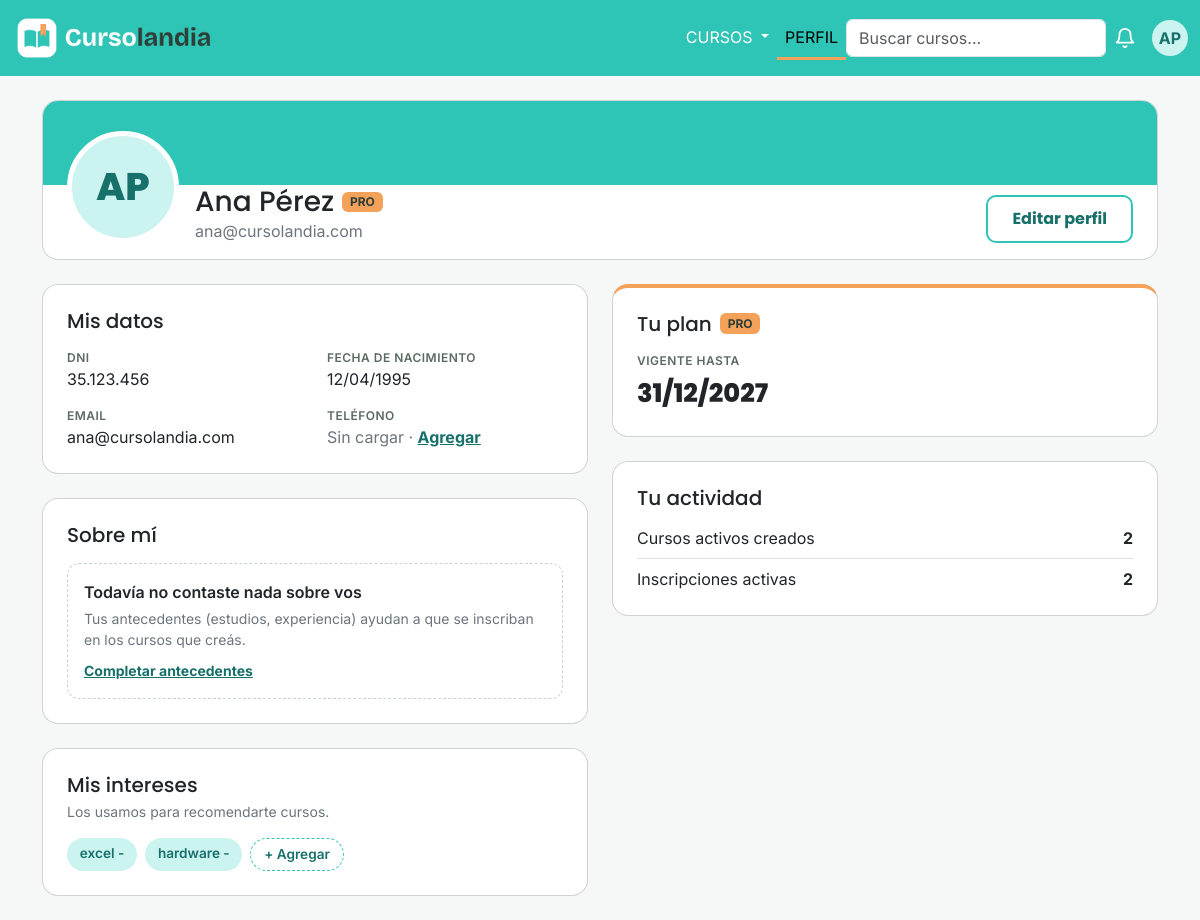
The app's page /vistas/perfil.php (signed in), older data.
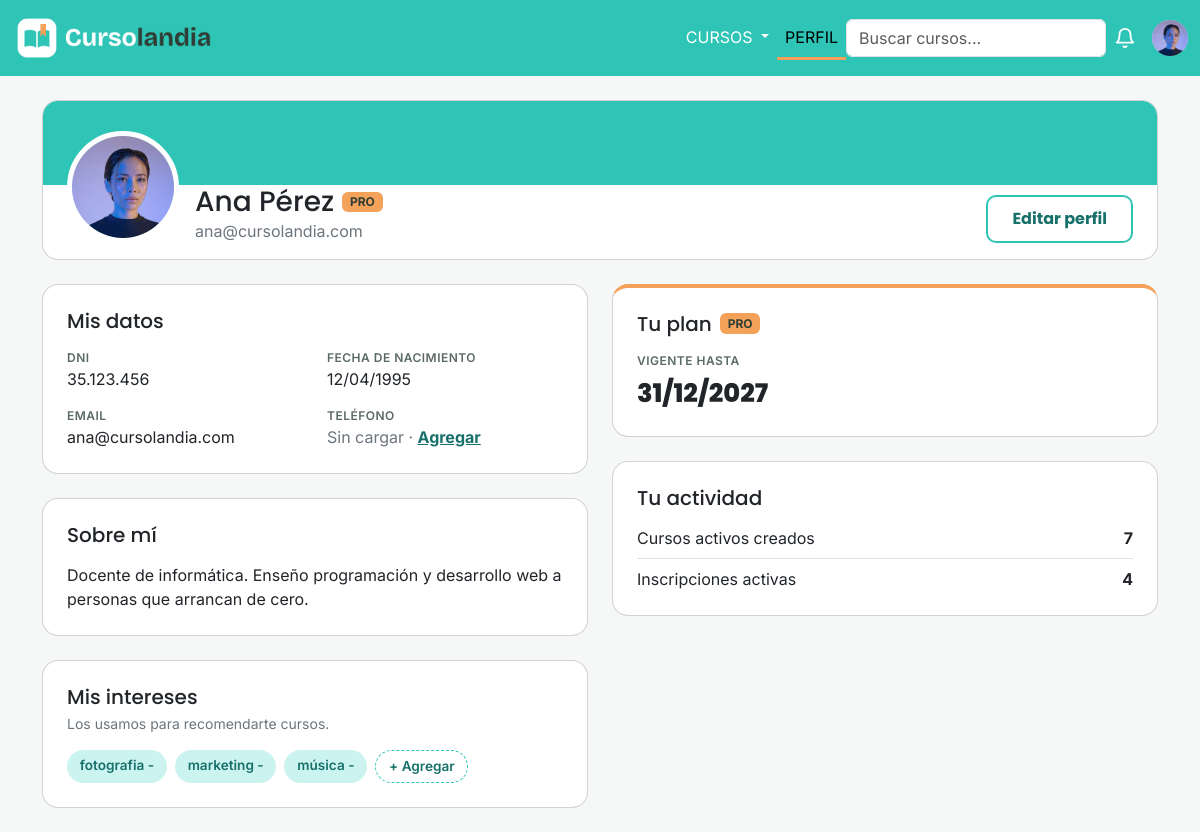
The same page, newer data.
### tables this page shows
CREATE TABLE usuario (
    id_usuario        INT UNSIGNED NOT NULL COMMENT 'DNI del usuario',
    nombre            VARCHAR(50)  NOT NULL,
    apellido          VARCHAR(50)  NOT NULL,
    email             VARCHAR(100) NOT NULL UNIQUE,
    contrasenia       VARCHAR(255) NOT NULL,
    fecha_nacimiento  DATE NOT NULL,
    telefono          VARCHAR(20)  NULL,
    antecedentes      TEXT NULL,
    imagen_principal  VARCHAR(255) NOT NULL DEFAULT 'img/avatar-default.png',
    tipo_plan         ENUM('gratuito','pro') NOT NULL DEFAULT 'gratuito',
    fecha_venc_pro    DATE NULL,
    PRIMARY KEY (id_usuario),
    CONSTRAINT chk_usuario_dni CHECK (id_usuario BETWEEN 1000000 AND 99999999),
    CONSTRAINT chk_usuario_pro CHECK (tipo_plan = 'gratuito' OR fecha_venc_pro IS NOT NULL)
);

CREATE TABLE etiqueta (
    id_etiqueta  INT UNSIGNED NOT NULL AUTO_INCREMENT,
    nombre       VARCHAR(30)  NOT NULL,
    PRIMARY KEY (id_etiqueta),
    CONSTRAINT uq_etiqueta_nombre UNIQUE (nombre)
);

CREATE TABLE solicitud_plan_pro (
    id_solicitud         INT UNSIGNED NOT NULL AUTO_INCREMENT,
    id_usuario           INT UNSIGNED NOT NULL,
    fecha_envio          DATE NOT NULL DEFAULT (CURRENT_DATE),
    mensaje              TEXT NOT NULL,
    comprobante          VARCHAR(255) NOT NULL COMMENT 'ruta del archivo subido',
    estado               ENUM('pendiente','aprobada','denegada') NOT NULL DEFAULT 'pendiente',
    fecha_venc_asignada  DATE NULL,
    motivo_rechazo       VARCHAR(255) NULL,
    PRIMARY KEY (id_solicitud),
    CONSTRAINT chk_solicitud_aprobada CHECK (
        (estado = 'aprobada' AND fecha_venc_asignada IS NOT NULL) OR
        (estado <> 'aprobada' AND fecha_venc_asignada IS NULL)
    ),
    CONSTRAINT chk_solicitud_venc CHECK (fecha_venc_asignada > fecha_envio),
    CONSTRAINT fk_solicitud_usuario FOREIGN KEY (id_usuario)
        REFERENCES usuario (id_usuario)
        ON UPDATE CASCADE
        ON DELETE CASCADE
);

### vistas/perfil.php (the view, shortened to what the changed rows need)
<?php
require_once __DIR__ . '/../controles/ControlUsuario.php';
require_once __DIR__ . '/../controles/ControlEtiqueta.php';
require_once __DIR__ . '/../controles/ControlSolicitud.php';
require_once __DIR__ . '/../includes/avatar.php';
$controlUsuario = new ControlUsuario($conexion);
$usuario = $controlUsuario->buscarPorId($_SESSION['id_usuario']);
$controlEtiqueta = new ControlEtiqueta($conexion);
foreach($controlEtiqueta->obtenerInteresesDeUsuario($usuario->getId_usuario()) as $etiqueta){
    $usuario->agregarInteres($etiqueta);
}
$cursosCreados = $controlUsuario->contarCursosCreados($usuario->getId_usuario());
$inscripciones = $controlUsuario->contarInscripcionesActivas($usuario->getId_usuario());
$telefono     = $usuario->getTelefono() ?? '';
$antecedentes = $usuario->getAntecedentes() ?? '';
$controlSolicitud = new ControlSolicitud($conexion);
$ultimaSolicitud = $controlSolicitud->obtenerUltimaDeUsuario($usuario->getId_usuario());
?>
<!DOCTYPE html>
<html lang="es">
<head>
    <link href="https://cdn.jsdelivr.net/npm/bootstrap@5.3.8/dist/css/bootstrap.min.css" rel="stylesheet">
    <link href="../css/styles.css" rel="stylesheet">
</head>
<body class="fondo-suave">
    <?php require __DIR__ . '/../includes/navbar.php'; ?>
    <main class="container perfil my-4">
        <section class="card perfil-encabezado mb-4">
            <div class="card-body d-flex flex-wrap align-items-end justify-content-between gap-3 px-4 pt-0">
                <div class="d-flex flex-wrap align-items-end gap-3">
                    <?php if ($usuario->tieneFoto()): ?>
                        <?php mostrarAvatar($usuario, 'perfil-avatar'); ?>
                    <?php else: ?>
                        <div class="perfil-avatar"><?= htmlspecialchars($usuario->getIniciales()) ?></div>
                    <?php endif; ?>
                    <div>
                        <div class="d-flex flex-wrap align-items-center gap-2">
                            <h1 class="h3 mb-0"><?= htmlspecialchars($usuario->getNombre() . ' ' . $usuario->getApellido()) ?></h1>
                            <?php if ($usuario->esPro()): ?>
                                <span class="badge">PRO</span>
                            <?php else: ?>
                                <span class="badge badge-gratuito">PLAN GRATUITO</span>
                            <?php endif; ?>
                        </div>
                        <p class="text-secondary mb-0"><?= htmlspecialchars($usuario->getEmail()) ?></p>
                    </div>
                </div>
            </div>
        </section>
        <div class="row g-4">
            <div class="col-lg-6 d-flex flex-column gap-4">
                <section class="card">
                    <div class="card-body p-4">
                        <h2 class="h5 mb-3">Mis datos</h2>
                        <dl class="row mb-0">
                            <div class="col-sm-6">
                                <dt class="dato-titulo">DNI</dt>
                                <dd class="mb-3"><?= number_format($usuario->getId_usuario(), 0, ',', '.') ?></dd>
                                <dt class="dato-titulo">Email</dt>
                                <dd class="mb-3 mb-sm-0 text-break"><?= htmlspecialchars($usuario->getEmail()) ?></dd>
                            </div>
                            <div class="col-sm-6">
                                <dt class="dato-titulo">Fecha de nacimiento</dt>
                                <dd class="mb-3"><?= date('d/m/Y', strtotime($usuario->getFecha_nacimiento())) ?></dd>
                                <dt class="dato-titulo">Teléfono</dt>
                                <?php if ($telefono === ''): ?>
                                    <dd class="mb-0 text-secondary">Sin cargar · <a href="editar_perfil.php" class="link-registro">Agregar</a></dd>
                                <?php else: ?>
                                    <dd class="mb-0"><?= htmlspecialchars($telefono) ?></dd>
                                <?php endif; ?>
                            </div>
                        </dl>
                    </div>
                </section>
                <section class="card">
                    <div class="card-body p-4">
                        <h2 class="h5 mb-3">Sobre mí</h2>
                        <?php if ($antecedentes === ''): ?>
                            <div class="perfil-vacio">
                                <p class="fw-semibold mb-1">Todavía no contaste nada sobre vos</p>
                                <p class="text-secondary small mb-2">Tus antecedentes (estudios, experiencia) ayudan a que se inscriban en los cursos que creás.</p>
                                <a href="editar_perfil.php" class="link-registro small">Completar antecedentes</a>
                            </div>
                        <?php else: ?>
                            <p class="mb-0"><?= nl2br(htmlspecialchars($antecedentes)) ?></p>
                        <?php endif; ?>
                    </div>
                </section>
                <section class="card">
                    <div class="card-body p-4">
                        <h2 class="h5 mb-1">Mis intereses</h2>
                        <?php if (count($usuario->getIntereses()) === 0): ?>
                        <div class="perfil-vacio">
                            <p class="text-secondary small mb-2">Todavía no elegiste intereses.</p>
                            <a href="editar_perfil.php" class="link-registro small">+ Agregar intereses</a>
                        </div>
                        <?php else: ?>
                        <div class="d-flex flex-wrap gap-2">
                            <?php foreach ($usuario->getIntereses() as $interes): ?>
                                <span class="chip"><?= htmlspecialchars($interes->getNombre()) ." - " ?></span>
                            <?php endforeach; ?>
                            <a href="editar_perfil.php" class="chip chip-agregar">+ Agregar</a>
                        </div>
                        <?php endif; ?>
                    </div>
                </section>
            </div>
            <div class="col-lg-6 d-flex flex-column gap-4">
                <?php if ($usuario->esPro()): ?>
                    <section class="card card-pro">
                        <div class="card-body p-4">
                            <div class="d-flex align-items-center gap-2 mb-3">
                                <h2 class="h5 mb-0">Tu plan</h2>
                                <span class="badge">PRO</span>
                            </div>
                            <p class="dato-titulo mb-1">Vigente hasta</p>
                            <p class="perfil-vencimiento mb-0"><?= date('d/m/Y', strtotime($usuario->getFecha_venc_pro())) ?></p>
                        </div>
                    </section>
                    <section class="card">
                        <div class="card-body p-4">
                            <h2 class="h5 mb-3">Tu actividad</h2>
                            <div class="d-flex justify-content-between border-bottom pb-2 mb-2">
                                <span>Cursos activos creados</span><strong><?= $cursosCreados ?></strong>
                            </div>
                            <div class="d-flex justify-content-between">
                                <span>Inscripciones activas</span><strong><?= $inscripciones ?></strong>
                            </div>
                        </div>
                    </section>
                <?php endif; ?>
            </div>
        </div>
    </main>
</body>
</html>

### includes/navbar.php (shortened to what the changed rows need)
<nav class="navbar navbar-expand-lg">
  <div class="container-fluid">
    <div class="collapse navbar-collapse" id="navbarSupportedContent">
      <div class="dropdown">
        <button class="avatar border-0 p-0" type="button" data-bs-toggle="dropdown" aria-expanded="false" aria-label="Menú de usuario">
                <?php if (($_SESSION['foto'] ?? '') !== ''): ?>
                  <img src="../<?= htmlspecialchars($_SESSION['foto']) ?>" alt="Mi foto">
                <?php else: ?>
                  <?= htmlspecialchars($_SESSION['iniciales']) ?>
                <?php endif; ?>
        </button>
      </div>
    </div>
  </div>
</nav>

### includes/avatar.php
<?php
function mostrarAvatar(Usuario $persona, string $clase = 'avatar'): void
{
    if ($persona->tieneFoto()): ?>
        <img src="../<?= htmlspecialchars($persona->getImagen_principal()) ?>" alt="Foto de <?= htmlspecialchars($persona->getNombre()) ?>" class="<?= $clase ?>">
    <?php else: ?>
        <div class="<?= $clase ?>"><?= htmlspecialchars($persona->getIniciales()) ?></div>
    <?php endif;
}

Row changes from the older to the newer data that the page shows:
no longer on this page (row unchanged): etiqueta: nombre "excel"
no longer on this page (row unchanged): etiqueta: nombre "hardware"
changed usuario "Ana Pérez": imagen_principal: picture added; imagen_principal "img/avatar-default.png" → "img/ejemplos/ana.jpg" (drawn); $usuario->getIniciales() "AP" → (not shown)
added solicitud_plan_pro: id_usuario.antecedentes "Docente de informática. Enseño programación y desarrollo web a personas que arrancan de cero."
added etiqueta: nombre "fotografia"
added etiqueta: nombre "marketing"
added etiqueta: nombre "música"
Text that changed along with them:
$cursosCreados: "2" → "7"
$inscripciones: "2" → "4"
$_SESSION['iniciales']: "AP" → (not shown)
text no longer shown: "Todavía no contaste nada sobre vos Tus antecedentes (estudios, experiencia) ayudan a que se inscriban en los cursos que creás. Completar antecedentes"
